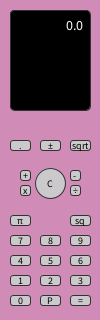
Frame 1 (no input)
Frame 60 (the mouse pressed at the canvas centre just before this capture): identical to frame 1, image omitted
Frame 120 (the mouse held since frame 60 and released just before this capture): identical to frame 1, image omitted

The Processing sketch that drew this single still picture (run headless with seeded random() and noise(); from frame 60 on, the mouse is pressed at the canvas centre):

// Processing sketch: Calculator
// ── Calculator.pde
//Eliana Steele | 5 sept 2025 | Calculator
Button[] buttons = new Button[12];
Button[] numButtons = new Button[10];
int num = 0;
float l, r, result;
boolean left;
String dVal;
String op;


void setup() {
  size(100, 320);
  background(#FA9FDC);
  left = true;
  l = 0.0;
  r = 0.0;
  result = 0.0;
  dVal = "0.0";
  op = "";
  buttons[0] = new Button(20, 145, 20, 10, ".", #CBC9CB, #9FB0DE, true);
  numButtons[0] = new Button(20, 300, 20, 10, "0", #CBC9CB, #9FB0DE, true);
  buttons[1] = new Button(50, 145, 20, 10, "±", #CBC9CB, #9FB0DE, true);
  buttons[2] = new Button(80, 145, 20, 10, "sqrt", #CBC9CB, #9FB0DE, true);
  buttons[3] = new Button(50, 183, 30, 30, "C", #CBC9CB, #9FB0DE, false);
  buttons[4] = new Button(25, 175, 10, 10, "+", #CBC9CB, #9FB0DE, true);
  buttons[5] = new Button(25, 190, 10, 10, "x", #CBC9CB, #9FB0DE, true);
  buttons[6] = new Button(75, 175, 10, 10, "-", #CBC9CB, #9FB0DE, true);
  buttons[7] = new Button(75, 190, 10, 10, "÷", #CBC9CB, #9FB0DE, true);
  buttons[8] = new Button(20, 220, 20, 10, "π", #CBC9CB, #9FB0DE, true);
  buttons[9] = new Button(80, 220, 20, 10, "sq", #CBC9CB, #9FB0DE, true);
  numButtons[7] = new Button(20, 240, 20, 10, "7", #CBC9CB, #9FB0DE, true);
  numButtons[9] = new Button(80, 240, 20, 10, "9", #CBC9CB, #9FB0DE, true);
  numButtons[8] = new Button(50, 240, 20, 10, "8", #CBC9CB, #9FB0DE, true);
  numButtons[5] = new Button(50, 260, 20, 10, "5", #CBC9CB, #9FB0DE, true);
  numButtons[6] = new Button(80, 260, 20, 10, "6", #CBC9CB, #9FB0DE, true);
  numButtons[4] = new Button(20, 260, 20, 10, "4", #CBC9CB, #9FB0DE, true);
  numButtons[1] = new Button(20, 280, 20, 10, "1", #CBC9CB, #9FB0DE, true);
  numButtons[2] = new Button(50, 280, 20, 10, "2", #CBC9CB, #9FB0DE, true);
  numButtons[3] = new Button(80, 280, 20, 10, "3", #CBC9CB, #9FB0DE, true);
  buttons[10] = new Button(50, 300, 20, 10, "P", #CBC9CB, #9FB0DE, true);
  buttons[11]= new Button(80, 300, 20, 10, "=", #CBC9CB, #9FB0DE, true);
}


void draw() {
  background(#D18BB7);
  for (int i=0; i<buttons.length; i++) {
    buttons[i].display();
    buttons[i].hover(mouseX, mouseY);
  }
  for (int i=0; i<numButtons.length; i++) {
    numButtons[i].display();
    numButtons[i].hover(mouseX, mouseY);
  }
  updateDisplay();
}

void keyPressed() {
  println("Key:" + key);
  println("KeyCode:" + keyCode);
  if (keyCode == 107) {
    dVal = "0.0";
    left = false;
    op = "+"; 
  } else if (keyCode == 45 || keyCode == 109) {
    left = false;
    dVal = "0.0";
    op = "-";
      } else if (keyCode == 46 || keyCode == 110) {
  if (dVal.contains(".") == false) 
        dVal += ".";
  } else if (keyCode == 106) {
    left = false;
    dVal = "0.0";
    op = "*";
  } else if (keyCode == 10) {
    performCalculation();
      } else if (keyCode == 8) {
  result = 0.0;
      dVal = "0.0";
      op = "C";
  } else if (keyCode == 111) {
    result = 0.0;
    dVal = "0.0";
    op = "÷";
    left = false;
  } else if (keyCode == 96 || keyCode == 48) {
    if (dVal.length()<17) {
      if (left == true) {
        if (dVal.equals("0.0")) {
          dVal = "0";
          l = float(dVal);
        } else {
          dVal += "0";
          l = float(dVal);
        }
    } else if (left == false) {
      if (dVal.equals("0.0")) {
        dVal = "0";
        r=float(dVal);
      } else {
        dVal += "0";
        r= float(dVal);
      }
    }
    }
  } else if (keyCode == 49 || keyCode == 97) {
    if (dVal.length()<17) {
      if (left == true) {
        if (dVal.equals("0.0")) {
          dVal = "1";
          l = float(dVal);
        } else {
          dVal += "1";
          l = float(dVal);
        }
    } else if (left == false) {
      if (dVal.equals("0.0")) {
        dVal = "1";
        r=float(dVal);
      } else {
        dVal += "1";
        r= float(dVal);
      }
    }
    }
  } else if (keyCode == 98 || keyCode == 50) {
    if (dVal.length()<17) {
      if (left == true) {
        if (dVal.equals("0.0")) {
          dVal = "2";
          l = float(dVal);
        } else {
          dVal += "2";
          l = float(dVal);
        }
    } else if (left == false) {
      if (dVal.equals("0.0")) {
        dVal = "2";
        r=float(dVal);
      } else {
        dVal += "2";
        r= float(dVal);
      }
    }
  }
  } else if (keyCode == 51 || keyCode == 99) {
    if (dVal.length()<17) {
      if (left == true) {
        if (dVal.equals("0.0")) {
          dVal = "3";
          l = float(dVal);
        } else {
          dVal += "3";
          l = float(dVal);
        }
    } else if (left == false) {
      if (dVal.equals("0.0")) {
        dVal = "3";
        r=float(dVal);
      } else {
        dVal += "3";
        r= float(dVal);
      }
    }
    }
  } else if (keyCode == 52 || keyCode == 100) {
    if (dVal.length()<17) {
      if (left == true) {
        if (dVal.equals("0.0")) {
          dVal = "4";
          l = float(dVal);
        } else {
          dVal += "4";
          l = float(dVal);
        }
    } else if (left == false) {
      if (dVal.equals("0.0")) {
        dVal = "4";
        r=float(dVal);
      } else {
        dVal += "4";
        r= float(dVal);
      }
    }
    }
  } else if (keyCode == 53 || keyCode == 101) {
    if (dVal.length()<17) {
      if (left == true) {
        if (dVal.equals("0.0")) {
          dVal = "5";
          l = float(dVal);
        } else {
          dVal += "5";
          l = float(dVal);
        }
    } else if (left == false) {
      if (dVal.equals("0.0")) {
        dVal = "5";
        r=float(dVal);
      } else {
        dVal += "5";
        r= float(dVal);
      }
    }
    }
  } else if (keyCode == 54 || keyCode == 102) {
    if (dVal.length()<17) {
      if (left == true) {
        if (dVal.equals("0.0")) {
          dVal = "6";
          l = float(dVal);
        } else {
          dVal += "6";
          l = float(dVal);
        }
    } else if (left == false) {
      if (dVal.equals("0.0")) {
        dVal = "6";
        r=float(dVal);
      } else {
        dVal += "6";
        r= float(dVal);
      }
    }
    }
  } else if (keyCode == 55 || keyCode == 103) {
    if (dVal.length()<17) {
      if (left == true){
        if (dVal.equals("0.0")) {
          dVal = "7";
          l = float(dVal);
        } else {
          dVal += "7";
          l = float(dVal);
        }
    } else if (left == false) {
      if (dVal.equals("0.0")) {
        dVal = "7";
        r=float(dVal);
      } else {
        dVal += "7";
        r= float(dVal);
      }
    }
    }
  } else if (keyCode == 56 || keyCode == 104) {
    if (dVal.length()<17) {
      if (left == true){
        if (dVal.equals("0.0")) {
          dVal = "8";
          l = float(dVal);
        } else {
          dVal += "8";
          l = float(dVal);
        }
    } else if (left == false) {
      if (dVal.equals("0.0")) {
        dVal = "8";
        r=float(dVal);
      } else {
        dVal += "8";
        r= float(dVal);
      }
    }
    }
  } else if (keyCode == 57 || keyCode == 105) {
    if (dVal.length()<17) {
      if (left == true){
        if (dVal.equals("0.0")) {
          dVal = "9";
          l = float(dVal);
        } else {
          dVal += "9";
          l = float(dVal);
        }
    } else if (left == false) {
      if (dVal.equals("0.0")) {
        dVal = "9";
        r=float(dVal);
      } else {
        dVal += "9";
        r= float(dVal);
      }
    }
  
  }
}
}

void mousePressed() {
  //not number buttons
  for (int i = 0; i<buttons.length; i++) {
    if (buttons[i].over && buttons[i].val.equals("+")) {
      left = false;
      op = "+";
      dVal = "0.0";
    } else if (buttons[i].over && buttons[i].val.equals("-")) {
      left = false;
      dVal = "0.0";
      op = "-";
    } else if (buttons[i].over && buttons[i].val.equals("C")) {
      result = 0.0;
      dVal = "0.0";
      op = "C";
    } else if (buttons[i].over && buttons[i].val.equals("=")) {
      performCalculation();
    } else if (buttons[i].over && buttons[i].val.equals("sqrt")) {
      if (left) {
        l = sqrt(l);
        dVal = str(l);
      } else {
        r = sqrt(r);
        dVal = str(r);
      }
    } else if (buttons[i].over && buttons[i].val.equals("sq")) {
      if (left) {
        l = sq(l);
        dVal = str(l);
      } else {
        r = sq(r);
        dVal = str(r);
      }
    } else if (buttons[i].over && buttons[i].val.equals("±")) {
      if (left) {
        l = l*=1;
        dVal = str(l);
      } else {
        r= r*=1;
        dVal = str(r);
      }
    } else if (buttons[i].over && buttons[i].val.equals("P")) {
      left = false;
      op = "P";
      dVal = "0.0";
    } else if (buttons[i].over && buttons[i].val.equals("π")) {
      if (left) {
        l = PI;
        dVal = str(l);
      } else {
        r= PI;
        dVal = str(r);
      }
    } else if (buttons[i].over && buttons[i].val.equals("x")) {
      left = false;
      op = buttons[i].val;
      dVal = "0.0";
      op = "*";
    } else if (buttons[i].over && buttons[i].val.equals("÷")) {
      result = 0.0;
      op = buttons[i].val;
      dVal = "0.0";
      op = "÷";
      left = false;
    } else if (buttons[i].over && buttons[i].val.equals(".")) {
      if (dVal.contains(".") == false) {
        dVal += ".";
      }
    }
  }
  // all number buttons
  for (int i = 0; i<numButtons.length; i++) {
    if (dVal.length()<14) {
      if (numButtons[i].over && left == true) {
        if (dVal.equals("0.0")) {
          dVal = (numButtons[i].val);
          l = float(dVal);
        } else {
          dVal+=(numButtons[i].val);
          l = float(dVal);
        }
      } else if (numButtons[i].over && left == false) {
        if (dVal.equals("0.0")) {
          dVal = (numButtons[i].val);
          r = float(dVal);
        } else {
          dVal+=(numButtons[i].val);
          l = float(dVal);
        }
      }
    }
  }
  println("L:" + l);
  println("R:" + r);
  println("Result:" + result);
  println("Op:" + op);
  println("Left:" + left);
}


void updateDisplay() {
  rectMode(CORNER);
  rect(10, 10, 80, 100, 5);
  fill(#FFFAFA);
  textSize(14);
  textAlign(RIGHT);
  if (dVal.length()>8) {
    textSize(15);
  } else if (dVal.length()>9) {
    textSize(13);
  }
  text(dVal, width-17, 30);
}

void performCalculation() {
  if (op.equals("+")) {
    result = l + r;
  } else if (op.equals("-")) {
    result = l - r;
  } else if (op.equals("*")) {
    result = l * r;
  } else if (op.equals("÷")) {
    result = l / r;
  } else if (op.equals("P")) {
    result = pow(l, r);
  } else if (op.equals("=")) {
    result = l = r;
  } else if (op.equals("C")) {
    result = l = 0.0;
    result = r = 0.0;
  }
  dVal = str (result);
}

// ── Button.pde
class Button {
  // Member Variables
  int x, y, w, h;
  String val;
  boolean over,isRect;
  color c1, c2;

  // Constructor
  Button(int x, int y, int w, int h, String val, color c1, color c2,boolean isRect) {
    this.x = x;
    this.y = y;
    this.w = w;
    this.h = h;
    this.val = val;
    over = false;
    this.isRect = isRect;
    this.c1 = c1;
    this.c2 = c2;
  }

  // Member Methods
  void display() {
    // Rectangle Properties
    rectMode(CENTER);
    if(over == true) {
      fill(c2);
    } else{
    fill(c1);
    }
    strokeWeight(1);
    stroke(50);
    if(isRect == true) {
    rect(x, y, w, h, 3);
    }else{
    ellipse(x,y,w,h);
    }
    // Text Properties
    fill(#000000);
    textAlign(CENTER, CENTER);
    textSize(10);
    text(val, x, y);
   
   
  }

  void hover(int tempX, int tempY) {
    if (x>tempX-w/2 && x<tempX+w/2 && y>tempY-h/2 && y<tempY+h/2) {
      over = true;
    } else {
      over = false;
    }
  }
}
